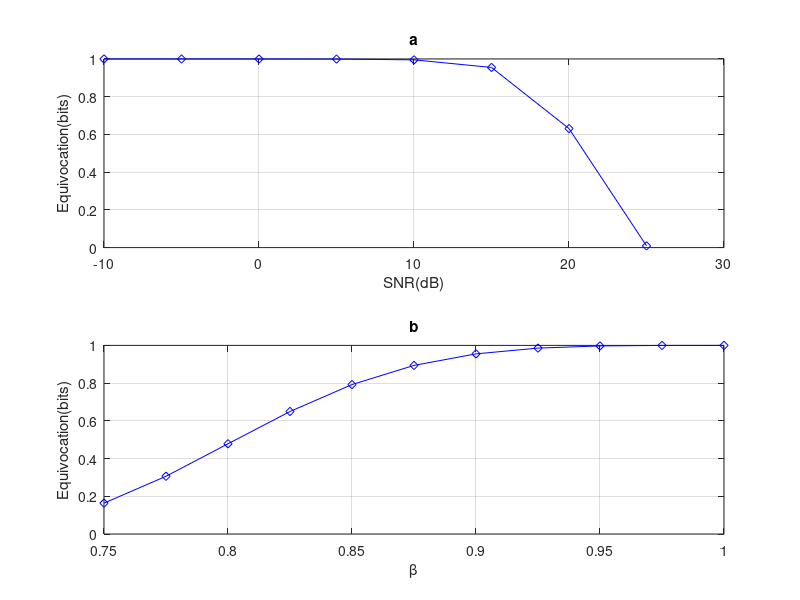

MATLAB code to generate this figure:
clc;
clear all;

beta=0.9;
SNR_dB=-10:5:30;
SNR_dB_2=15;
SNR_2=10.^(SNR_dB_2/10);
beta_2=0.75:0.025:1;
SNR=10.^(SNR_dB/10);
for i=1:9
        gama_k_1(i)=(1-beta)^2*SNR(i);
end
for i=1:11
        gama_k_2(i)=(1-beta_2(i))^2*SNR_2;
end
p_e_1=cdf('Normal',gama_k_1,0,1);
p_e_2=cdf('Normal',gama_k_2,0,1);
for i=1:9
    H_1(i)=p_e_1(i)*log2(1/p_e_1(i))+(1-p_e_1(i))*log2(1/(1-p_e_1(i)));
end
for i=1:11
    H_2(i)=p_e_2(i)*log2(1/p_e_2(i))+(1-p_e_2(i))*log2(1/(1-p_e_2(i)));
end
subplot(2,1,1);plot(SNR_dB,H_1,'-bd');axis([-10,30,0,1]),grid on,xlabel('SNR(dB)'),ylabel('Equivocation(bits)'),title('a');
subplot(2,1,2);plot(beta_2,H_2,'-bd');axis([0.75,1,0,1]),grid on,xlabel('β'),ylabel('Equivocation(bits)'),title('b');
